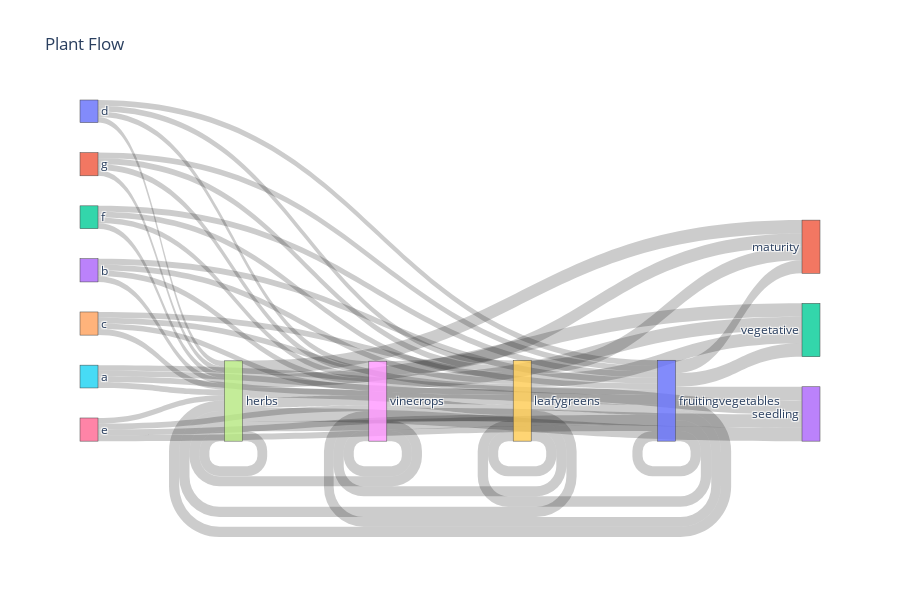

The notebook cell this image was saved under:
### Code cell
cols = ["System Location Code", "Previous Cycle Plant Type", "Plant Type", "Plant Stage", ]  # ← your columns in order
fig = sankey_from_df(df_data, cols, top_n_per_col=8, dropna=True, title="Plant Flow")
fig.show()

### Figure 1 — Plotly figure (JSON) as saved in the notebook; plotly's stock layout.template omitted (floating-point values rounded to 4 significant figures)
{"data": [{"arrangement": "snap", "link": {"source": [5, 5, 5, 5, 3, 3, 3, 3, 4, 4, 4, 4, 0, 0, 0, 0, 6, 6, 6, 6, 2, 2, 2, 2, 1, 1, 1, 1, 10, 10, 10, 10, 7, 7, 7, 7, 9, 9, 9, 9, 8, 8, 8, 8, 10, 10, 10, 7, 7, 7, 9, 9, 9, 8, 8, 8], "target": [10, 7, 9, 8, 10, 7, 9, 8, 10, 7, 9, 8, 10, 7, 9, 8, 10, 7, 9, 8, 10, 7, 9, 8, 10, 7, 9, 8, 10, 7, 9, 8, 10, 7, 9, 8, 10, 7, 9, 8, 10, 7, 9, 8, 11, 13, 12, 11, 13, 12, 11, 13, 12, 11, 13, 12], "value": [2031, 2062, 2066, 1989, 2121, 2011, 2084, 2080, 2062, 2143, 2025, 2038, 2028, 2033, 2055, 1946, 2104, 1982, 2083, 2103, 2076, 2014, 2045, 2021, 2059, 2012, 2088, 2128, 3650, 3652, 3709, 3470, 3639, 3496, 3520, 3602, 3580, 3665, 3610, 3591, 3550, 3608, 3553, 3594, 4660, 4972, 4787, 4805, 4819, 4797, 4817, 4888, 4687, 4720, 4746, 4791]}, "node": {"label": ["d", "g", "f", "b", "c", "a", "e", "herbs", "vinecrops", "leafygreens", "fruitingvegetables", "maturity", "vegetative", "seedling"], "line": {"width": 0.5}, "pad": 15, "thickness": 18}, "type": "sankey"}], "layout": {"font": {"size": 12}, "height": 600, "title": {"text": "Plant Flow"}}}
